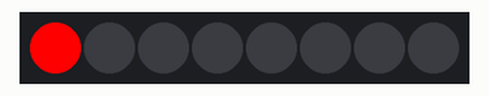
Recording of a program running on a simulated Arduino Uno, built with avr-gcc and run on an emulated ATmega328P. On the bench: 8 RGB LEDs in strip order, left to right. The strip is taken to match the declared colour order.

Above: at 0.1 s.
At 0.5 s:
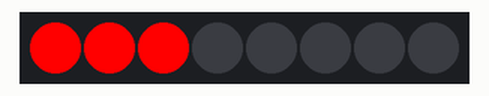
At 0.9 s:
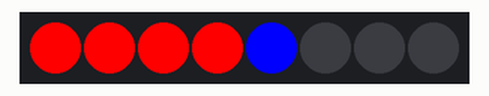
At 1.5 s:
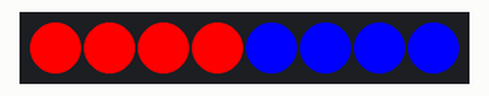
At 1.9 s:
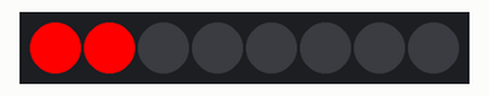
Timing chart, 0 to 40.0 s (numbered marks = the images above):
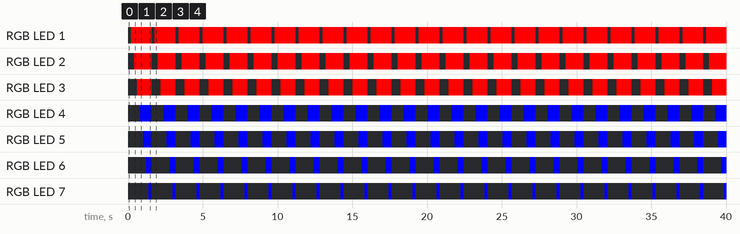

The program:

main.cpp
```cpp
#include <Arduino.h>
#include <Adafruit_NeoPixel.h>

Adafruit_NeoPixel ws2812 = Adafruit_NeoPixel(8, A0, NEO_GBR + NEO_KHZ800);

void setup() {
  ws2812.begin();
  ws2812.show();
  /*
  syg 1
  for (int i = 0; i < 8; i++) {
    ws2812.setPixelColor(i, ws2812.Color(0, 255, 0));
    delay(500);
    ws2812.show();
  }
  */
}

void loop() {
  /* syg2
  for (int i = 0; i < 8; i++) {
    ws2812.setPixelColor(i, ws2812.Color(0, 255, 0));
  }
  ws2812.show();
  delay(500);
  for (int j = 0; j < 8; j++) {
    ws2812.setPixelColor(j, ws2812.Color(0, 0, 255));
  }
  ws2812.show();
  delay(500);
  */

  for (int i = 0; i <8; i++) {
    if (i < 4) {
      ws2812.setPixelColor(i, ws2812.Color(255, 0, 0));
    }
    else {
      ws2812.setPixelColor(i, ws2812.Color(0, 0, 255));
    }
    ws2812.show();
    delay(200);
  }
  ws2812.clear();
}
```

Measured:
- by itself, RGB LED 1: alternates RGB(255, 0, 0) for 1.4 s and off for 0.20 s
- by itself, RGB LED 2: alternates RGB(255, 0, 0) for 1.2 s and off for 0.40 s
- by itself, RGB LED 3: alternates RGB(255, 0, 0) for 1.0 s and off for 0.60 s
- by itself, RGB LED 4: alternates RGB(0, 0, 255) for 0.80 s and off for 0.80 s
- by itself, RGB LED 5: alternates RGB(0, 0, 255) for 0.60 s and off for 1.0 s
- by itself, RGB LED 6: alternates RGB(0, 0, 255) for 0.40 s and off for 1.2 s
- by itself, RGB LED 7: alternates RGB(0, 0, 255) for 0.20 s and off for 1.4 s
